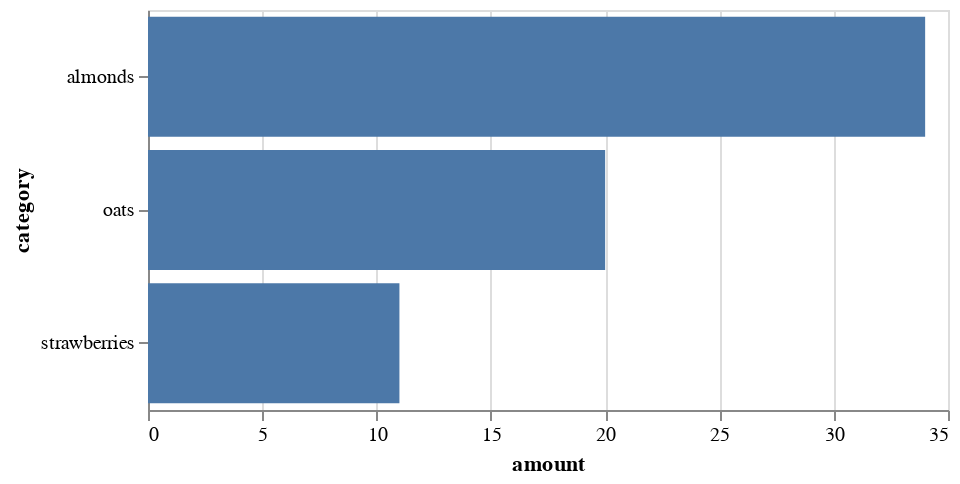

Notebook code for this chart:
### Markdown cell above
## Saving Altair graphs with node.js (the second hard way)

Instead of using Chrome and Selenium, another option is to install enough node.js software on your computer that it can be handled without a browser.

### Installing things

If you have node on your machine, you can install the following packages globally for it to work out:

```bash
npm install -g vega-lite vega-cli canvas
```

> On my version of OS X I *first* had to also install some other software using homebrew:
> 
> ```bash
> brew install pkg-config cairo pango libpng
> ```

### Saving with node.js

Once that's done, you can create your graphic...

### Code cell
chart = alt.Chart(df).mark_bar().encode(
    x='amount',
    y='category'
).properties(width=400, height=200)

chart

### Figure 1 — Vega-Lite specification as saved in the notebook (floating-point values rounded to 4 significant figures)
{"config": {"view": {"continuousWidth": 400, "continuousHeight": 300}}, "data": {"name": "data-e95b3cdea8979fe939d194eae3151663"}, "mark": "bar", "encoding": {"x": {"field": "amount", "type": "quantitative"}, "y": {"field": "category", "type": "nominal"}}, "height": 200, "width": 400, "$schema": "https://vega.github.io/schema/vega-lite/v4.17.0.json", "datasets": {"data-e95b3cdea8979fe939d194eae3151663": [{"amount": 34, "category": "almonds"}, {"amount": 11, "category": "strawberries"}, {"amount": 20, "category": "oats"}]}}
